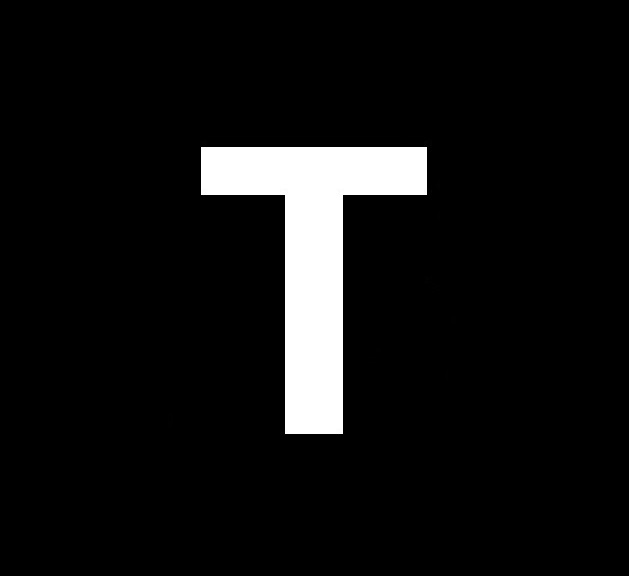
#> input picture pictures/T.jpg, 629 x 576 px, found by its file name
$ python 6.11.py
#> lines starting #> are read from the running program, lines starting #| are printed output that depends on the picture; after the words box and inside, x2 and y2 are one past the last pixel; in counts of white or black regions, pixels touching at a corner belong together
import cv2
import numpy as np

src = cv2.imread('/Users/kimjunho/Desktop/python_workspace/pictures/T.jpg', cv2.IMREAD_GRAYSCALE)
#> src is the input picture: shape (576, 629); min 0, max 255, mean 17.4
ret, A = cv2.threshold(src, 128, 255, cv2.THRESH_BINARY) #임계값을 적용하여 이진영상 생성
#> A: shape (576, 629); 6.8% white; 1 white region, box (x1, y1, x2, y2) and area: (201, 147, 427, 434) 24710
skel_dst = np.zeros(src.shape, np.uint8)
B = cv2.getStructuringElement(shape=cv2.MORPH_RECT, ksize=(3,3)) #커널 역할을 하는 구조요소 B생성\
# 1 1 1            0 1 0
# 1 1 1            1 1 1
# 1 1 1 for RECT   0 1 0 for CROSS
done = True
while done: #골격화
    erode = cv2.erode(A,B) #A를 구조B로 침식
    opening = cv2.morphologyEx(erode, cv2.MORPH_OPEN, B) #오프닝 적용
    tmp = cv2.subtract(erode, opening)
    skel_dst = cv2.bitwise_or(skel_dst, tmp)
    A = erode.copy() #침식했을 때 전부 값이 0이되면 밑의 문장에 의해 반복문 종료 이때 골격만 남게 됨
    done = cv2.countNonZero(A) != 0 #A가 공집합이면 반복문 종료
#> this loop made 29 passes
#> done on passes 1 to 12: True, True, True, True, True, True, True, True, True, True, True, True
#> pass 1, `erode = cv2.erode(A,B)`:
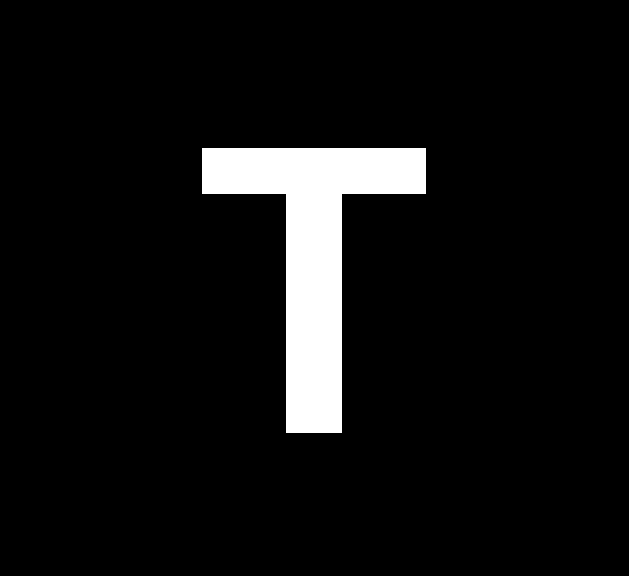
#> erode: shape (576, 629); 6.5% white; 1 white region, box (x1, y1, x2, y2) and area: (202, 148, 426, 433) 23688
#> pass 2, `erode = cv2.erode(A,B)`:
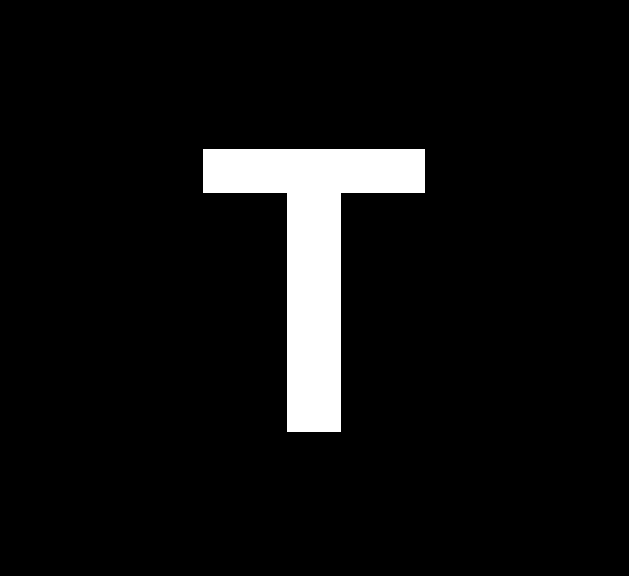
#> erode: shape (576, 629); 6.3% white; 1 white region, box (x1, y1, x2, y2) and area: (203, 149, 425, 432) 22674
#> pass 3, `erode = cv2.erode(A,B)`:
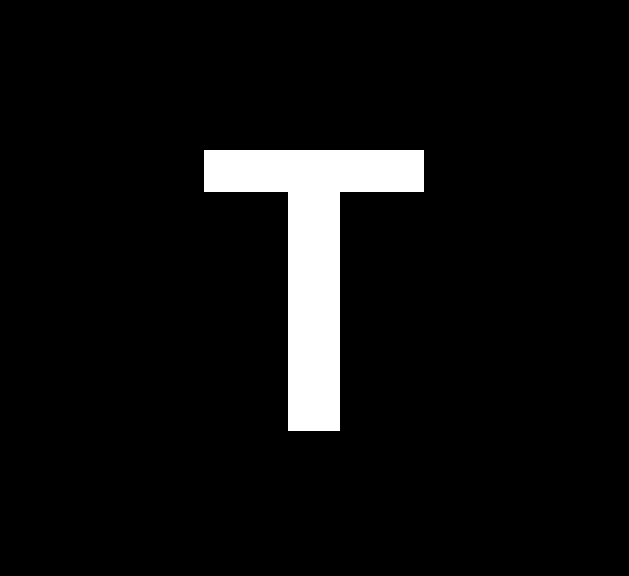
#> erode: shape (576, 629); 6% white; 1 white region, box (x1, y1, x2, y2) and area: (204, 150, 424, 431) 21668
#> after the loop:
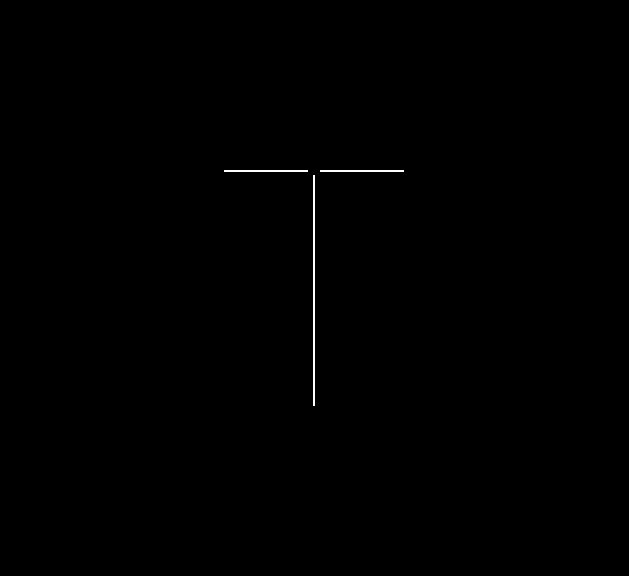
#> skel_dst: shape (576, 629); 0.22% white in thin lines or dots, all inside (x1, y1, x2, y2) = (224, 170, 404, 406)

cv2.imshow('src', src)
cv2.imshow('skel_dst', skel_dst)
cv2.waitKey()
cv2.destroyAllWindows()
